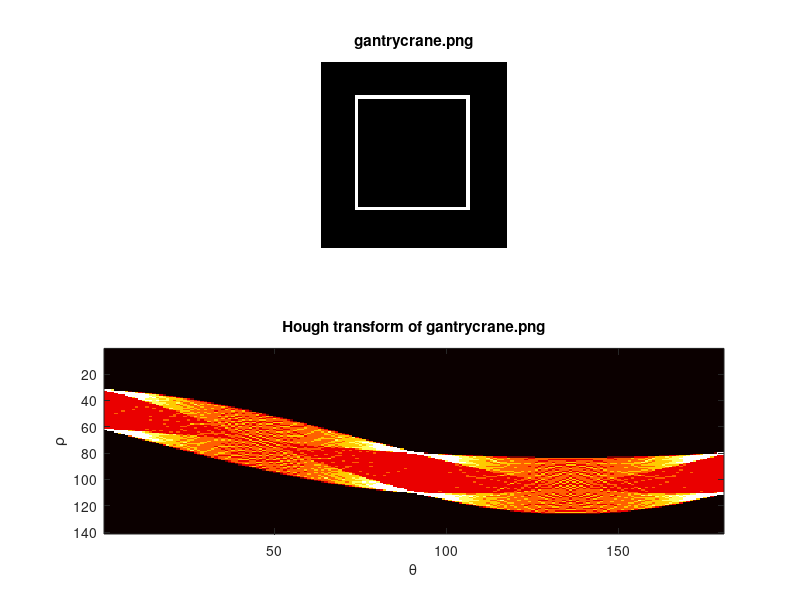

Source code (MATLAB):
close all;clc;clear;
% RGB = imread('gantrycrane.png');
% I  = im2gray(RGB);
% BW = edge(I,'canny');
% [H,T,R] = hough(BW,'RhoResolution',0.5,'Theta',-90:0.5:89);
BW=zeros(50,50);
BW(10:40,10)=1;
BW(10:40,40)=1;
BW(10,10:40)=1;
BW(40,10:40)=1;
% BW(10,10)=1;
% BW(40,40)=1;
% BW(10,40)=1;
% BW(40,10)=1;

[H,T,R] = hough(BW);
subplot(2,1,1);
imshow(BW);
title('gantrycrane.png');
hold on;
mx=max(max(H));% find the max score location
[y,x]=find(H==mx);
subplot(2,1,2);
% imshow(imadjust(rescale(H)),'XData',T,'YData',R,...
%       'InitialMagnification','fit');
imshow(imadjust(rescale(H)));
title('Hough transform of gantrycrane.png');
xlabel('\theta'), ylabel('\rho');
axis on, axis normal, hold on;
colormap(gca,hot);